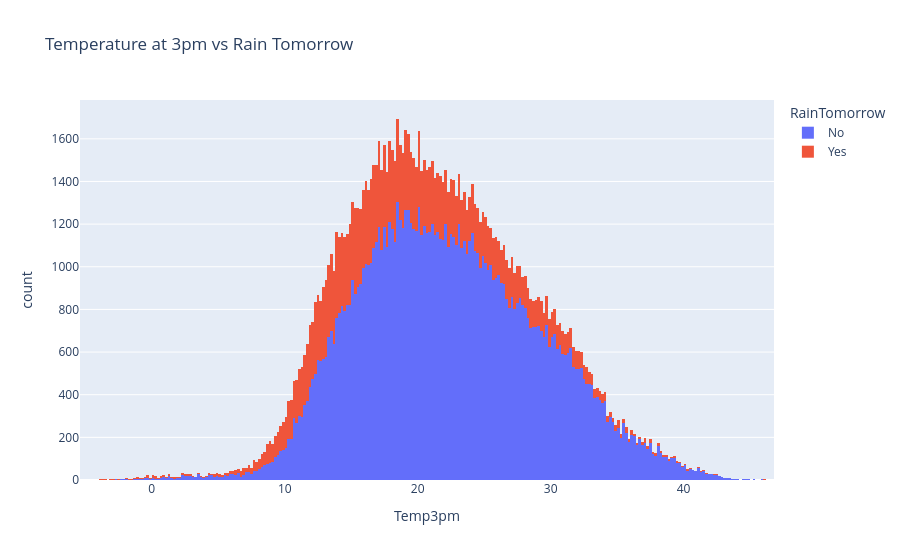

Notebook code for this chart:
### Code cell
px.histogram(raw_df, x='Temp3pm', title='Temperature at 3pm vs Rain Tomorrow', color='RainTomorrow')

### Figure 1 — Plotly figure (JSON) as saved in the notebook; plotly's stock layout.template omitted (floating-point values rounded to 4 significant figures; data arrays with more than 128 entries replaced by an {"elided": "..."} marker saying what was removed)
{"data": [{"bingroup": "x", "hovertemplate": "RainTomorrow=No<br>Temp3pm=%{x}<br>count=%{y}<extra></extra>", "legendgroup": "No", "marker": {"color": "#636efa", "pattern": {"shape": ""}}, "name": "No", "orientation": "v", "showlegend": true, "type": "histogram", "x": {"elided": "109586 float values"}, "xaxis": "x", "yaxis": "y"}, {"bingroup": "x", "hovertemplate": "RainTomorrow=Yes<br>Temp3pm=%{x}<br>count=%{y}<extra></extra>", "legendgroup": "Yes", "marker": {"color": "#EF553B", "pattern": {"shape": ""}}, "name": "Yes", "orientation": "v", "showlegend": true, "type": "histogram", "x": {"elided": "31201 float values"}, "xaxis": "x", "yaxis": "y"}], "layout": {"barmode": "relative", "legend": {"title": {"text": "RainTomorrow"}, "tracegroupgap": 0}, "title": {"text": "Temperature at 3pm vs Rain Tomorrow"}, "xaxis": {"anchor": "y", "domain": [0, 1], "title": {"text": "Temp3pm"}}, "yaxis": {"anchor": "x", "domain": [0, 1], "title": {"text": "count"}}}}
